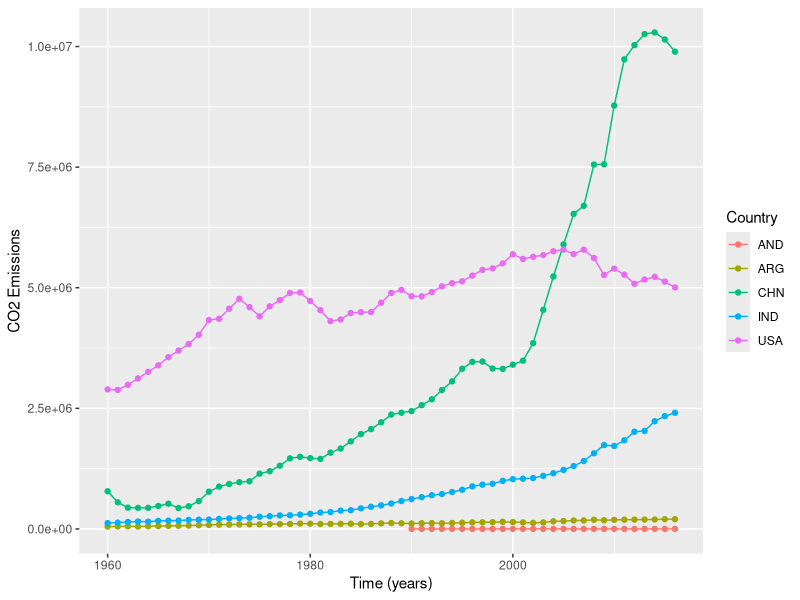
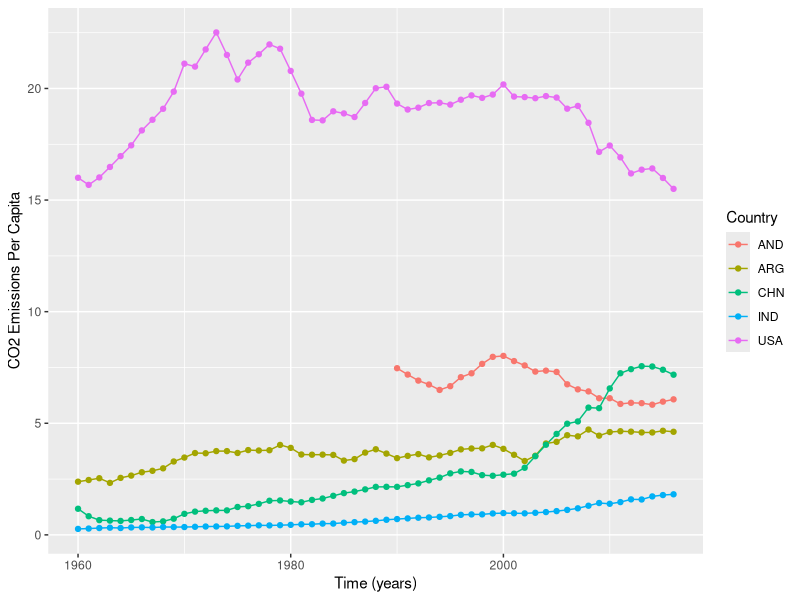
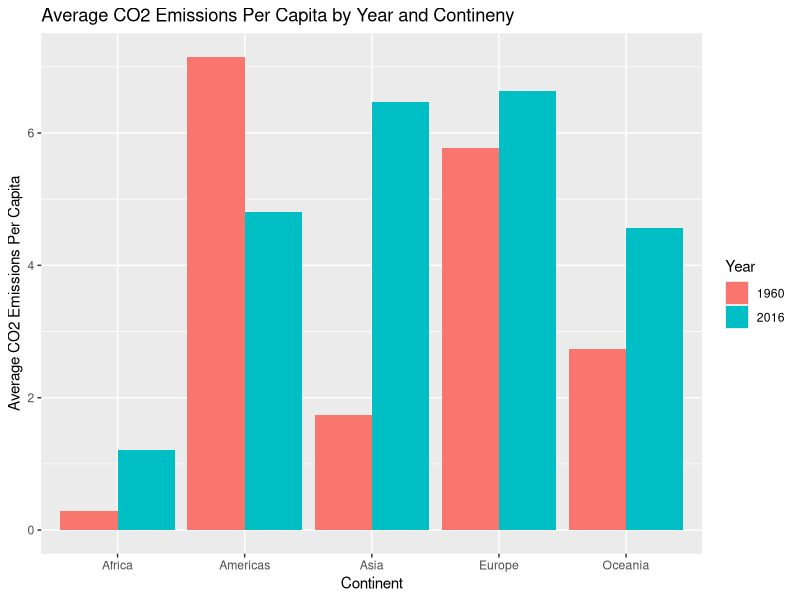
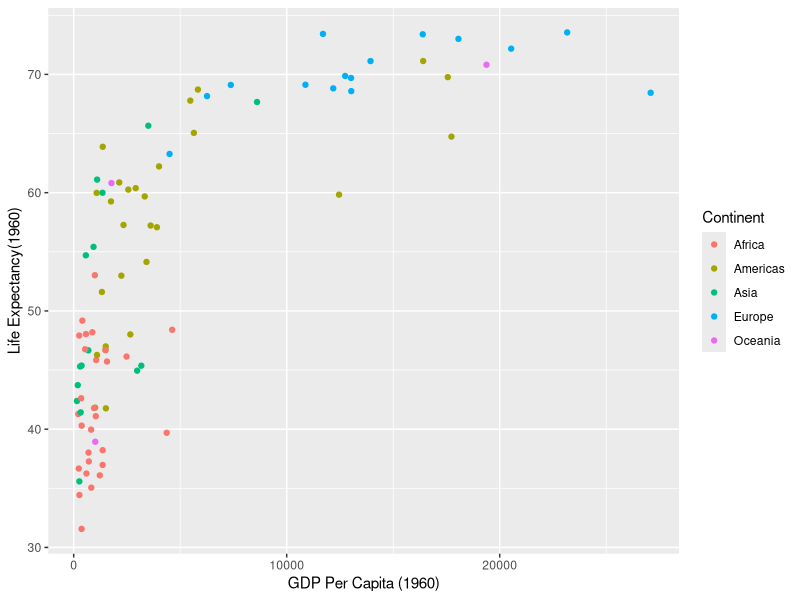
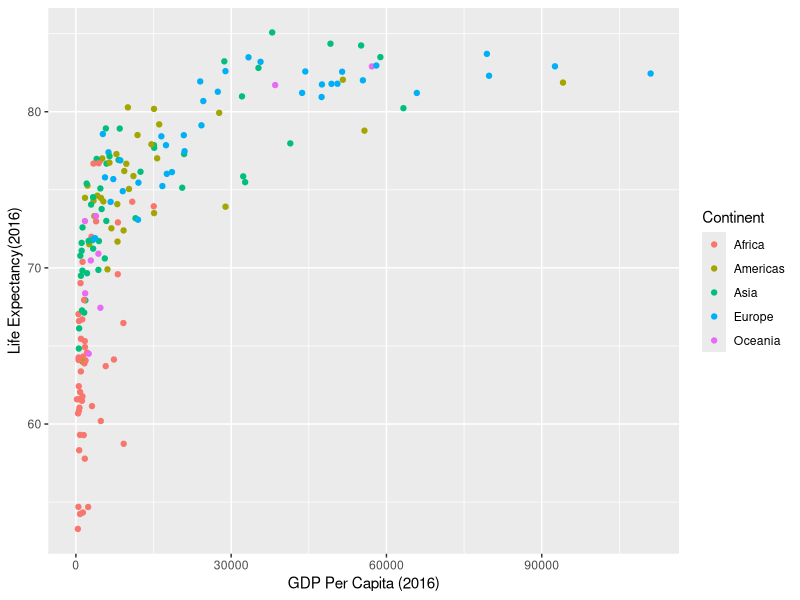
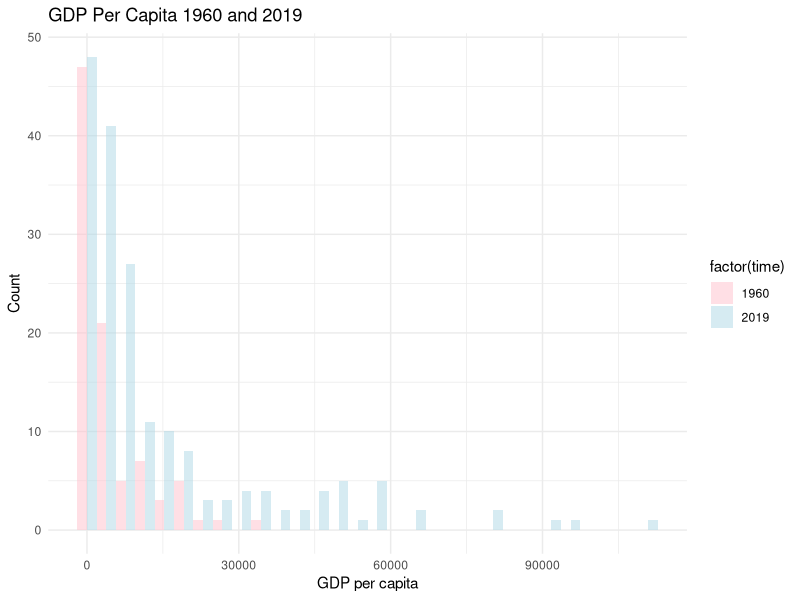

Source code (R) for these figures, in order:
## ---- chunk 1
library(readr)
library(stringr)
library(dplyr)
g <- read.delim("gapminder.csv")

nrow(g)
ncol(g)

sample_n(g, 10)
## ---- chunk 2
length(unique(g$iso3))
length(unique(g$iso2))
length(unique(g$name))

g %>% 
  group_by(iso2) %>% 
  summarise(n1 = n_distinct(name))
  
unique(g$name[g$iso2 == ""])


g %>% 
  group_by(name) %>% 
  summarise(n2 = n_distinct(iso3))

unique(g$iso3[g$name == ""])

min(g$time, na.rm = TRUE)
max(g$time, na.rm = TRUE)
## ---- chunk 3
a <- g %>% 
  group_by(time) %>% 
  filter(!is.na(time)) %>%
  summarise(n1 = length(is.na(co2)), n2 = length(is.na(co2_PC)), total = n1+n2)
a

a$time[a$total == max(a$total)]


## ---- chunk 4
library(tidyverse)

g %>% 
  filter(!is.na(co2)) %>% 
  filter(iso3 == "USA" | iso3 == "CHN" | iso3 == "IND" | iso3 == "AND" |
           iso3 == "ARG") %>% 


ggplot(aes(time, co2, col=factor(iso3))) +
  geom_line() +
  geom_point() + 
  labs(x = "Time (years)", y = "CO2 Emissions", 
       col = "Country")
## ---- chunk 5
g %>% 
  filter(!is.na(co2)) %>% 
  filter(iso3 == "USA" | iso3 == "CHN" | iso3 == "IND" | iso3 == "AND" |
           iso3 == "ARG") %>%
  
ggplot(aes(time, co2_PC, col=factor(iso3))) +
  geom_line() +
  geom_point() + 
  labs(x = "Time (years)", y = "CO2 Emissions Per Capita", 
       col = "Country")
## ---- chunk 6
g %>% 
  filter(!is.na(co2_PC)) %>% 
  group_by(time, region) %>% 
  summarize(n= mean(co2_PC))

## ---- chunk 7
g %>% 
  filter(time == 1960 | time ==2016, !is.na(co2_PC), !is.na(region)) %>% 
  filter(region != "") %>% 
  group_by(time, region) %>% 
  summarise(avg_co2PC = mean(co2_PC), .groups = "drop") %>% 
  ggplot(aes(x = region, y = avg_co2PC, fill = as.factor(time))) +
  geom_col(position = "dodge") +
    labs(title = "Average CO2 Emissions Per Capita by Year and Contineny",
         x = "Continent",
         y = "Average CO2 Emissions Per Capita") +
  scale_fill_discrete(name = "Year")
## ---- chunk 8
g %>% 
  filter(!is.na(co2_PC), time == 2016,  region != "") %>% 
  group_by(region, name) %>% 
  summarise(avg_co2pc = mean(co2_PC), .groups = "drop") %>% 
  arrange(region, avg_co2pc) %>% 
  group_by(region) %>% 
  head(3) %>% 
  select(region, name, avg_co2pc)
## ---- chunk 9
g %>% 
  filter(time == 1960) %>% 
  filter(!is.na(GDP_PC), !is.na(lifeExpectancy), !is.na(region)) %>% 
ggplot(aes(GDP_PC, lifeExpectancy, col=factor(region))) +
  geom_point() +
  labs(x = "GDP Per Capita (1960)", y = "Life Expectancy(1960)",
       col = "Continent")
## ---- chunk 10
g %>% 
  filter(time == 2019) %>% 
  filter(!is.na(GDP_PC), !is.na(lifeExpectancy), !is.na(region), region != "") %>% 
ggplot(aes(GDP_PC, lifeExpectancy, col=factor(region))) +
  geom_point() +
  labs(x = "GDP Per Capita (2016)", y = "Life Expectancy(2016)",
       col = "Continent")
## ---- chunk 11
g %>% 
  filter(!is.na(lifeExpectancy)) %>% 
  group_by(region) %>% 
  filter(time == 1960 | time == 2019) %>% 
  summarise(n = mean(lifeExpectancy))
## ---- chunk 12
g %>% 
  filter(time == 1960 | time == 2019) %>% 
  filter(!is.na(region), !is.na(lifeExpectancy), region != "") %>%
  group_by(region, time) %>% 
  summarise(avr = mean(lifeExpectancy), .groups = "drop") %>% 
  mutate(pre = lag(avr), growth = avr - pre) %>%  
  arrange(-growth)
## ---- chunk 13
g %>% 
  filter(!is.na(GDP_PC), time %in% c(1960, 2019)) %>% 
  ggplot(aes(x = GDP_PC, fill = factor(time))) +
  geom_histogram(alpha = 0.5, position = "dodge", bins = 30) +
  scale_fill_manual(values = c("pink", "lightblue"), labels =
c("1960", "2019")) +
  labs(x = "GDP per capita", y = "Count", title = "GDP Per Capita 1960 and 2019") +
  theme_minimal()
## ---- chunk 14
g %>% 
  select(name, time, lifeExpectancy) %>% 
  filter(name !="", !is.na(time), !is.na(lifeExpectancy)) %>% 
  filter(time == "1960") %>% 
  mutate(rank = rank(desc(lifeExpectancy))) %>% 
  filter(name == "United States of America")

g %>% 
  select(name, time, lifeExpectancy) %>% 
  filter(name !="", !is.na(time), !is.na(lifeExpectancy)) %>% 
  filter(time == "2019") %>% 
  mutate(rank = rank(desc(lifeExpectancy))) %>% 
  filter(name == "United States of America")
## ---- chunk 15
g %>% 
  select(name, time, lifeExpectancy) %>% 
  filter(name !="", !is.na(time), !is.na(lifeExpectancy)) %>% 
  group_by(time) %>% 
  mutate(rank = rank(desc(lifeExpectancy)), num = length(name)) %>% 
  filter(name == "United States of America") %>% 
  mutate(r = rank/num)
